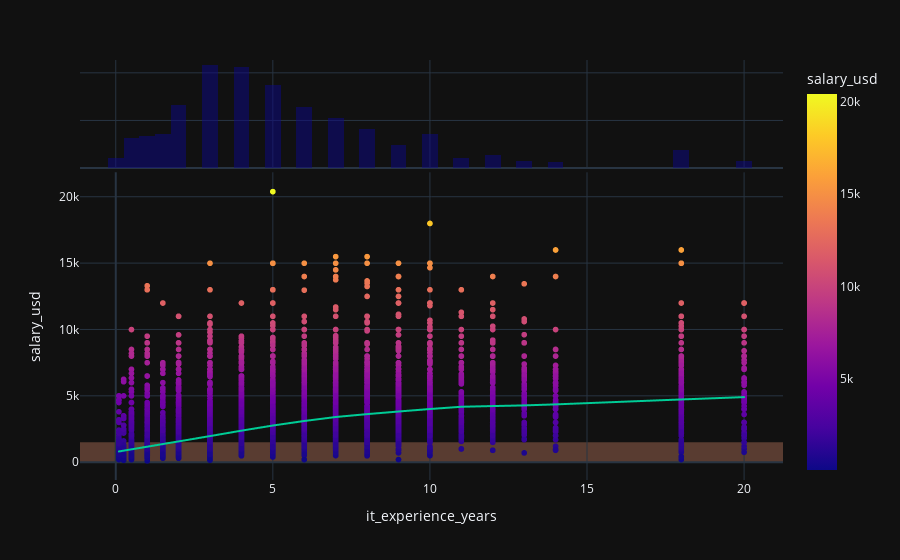

Source (notebook cell):
### Code cell
fig = px.scatter(df_test, x = 'it_experience_years', y='salary_usd', hover_data='salary_usd',
                 color='salary_usd',
                 marginal_x='histogram',
                 trendline='lowess')

fig.add_shape(
    type='rect',
    xref='paper',
    yref='y',
    x0=0, x1=1,
    y0=0, y1=1500,
    fillcolor='LightSalmon',
    opacity=0.3,
    layer='below',
    line_width=0
)
fig.show()

### Figure 1 — Plotly figure (JSON) as saved in the notebook; plotly's stock layout.template omitted (floating-point values rounded to 4 significant figures; data arrays with more than 128 entries replaced by an {"elided": "..."} marker saying what was removed)
{"data": [{"hovertemplate": "it_experience_years=%{x}<br>salary_usd=%{marker.color}<extra></extra>", "legendgroup": "", "marker": {"color": {"elided": "7593 float values"}, "coloraxis": "coloraxis", "symbol": "circle"}, "mode": "markers", "name": "", "showlegend": false, "type": "scattergl", "x": {"elided": "7593 float values"}, "xaxis": "x", "y": {"elided": "7593 float values"}, "yaxis": "y"}, {"bingroup": "x", "hovertemplate": "it_experience_years=%{x}<br>count=%{y}<extra></extra>", "legendgroup": "", "marker": {"color": "#0d0887"}, "name": "", "opacity": 0.5, "showlegend": false, "type": "histogram", "x": {"elided": "7593 float values"}, "xaxis": "x2", "yaxis": "y2"}, {"hovertemplate": "<b>LOWESS trendline</b><br><br>it_experience_years=%{x}<br>salary_usd=%{y} <b>(trend)</b><extra></extra>", "legendgroup": "", "marker": {"symbol": "circle"}, "mode": "lines", "name": "", "showlegend": false, "type": "scattergl", "x": {"elided": "7593 float values"}, "xaxis": "x", "y": {"elided": "7593 float values"}, "yaxis": "y"}], "layout": {"barmode": "overlay", "coloraxis": {"colorbar": {"title": {"text": "salary_usd"}}, "colorscale": [[0, "#0d0887"], [0.1111, "#46039f"], [0.2222, "#7201a8"], [0.3333, "#9c179e"], [0.4444, "#bd3786"], [0.5556, "#d8576b"], [0.6667, "#ed7953"], [0.7778, "#fb9f3a"], [0.8889, "#fdca26"], [1, "#f0f921"]]}, "legend": {"tracegroupgap": 0}, "margin": {"t": 60}, "shapes": [{"fillcolor": "LightSalmon", "layer": "below", "line": {"width": 0}, "opacity": 0.3, "type": "rect", "x0": 0, "x1": 1, "xref": "paper", "y0": 0, "y1": 1500, "yref": "y"}], "xaxis": {"anchor": "y", "domain": [0, 1], "title": {"text": "it_experience_years"}}, "xaxis2": {"anchor": "y2", "domain": [0, 1], "matches": "x", "showgrid": true, "showticklabels": false}, "yaxis": {"anchor": "x", "domain": [0, 0.7326], "title": {"text": "salary_usd"}}, "yaxis2": {"anchor": "x2", "domain": [0.7426, 1], "matches": "y2", "showgrid": true, "showline": false, "showticklabels": false, "ticks": ""}}}
